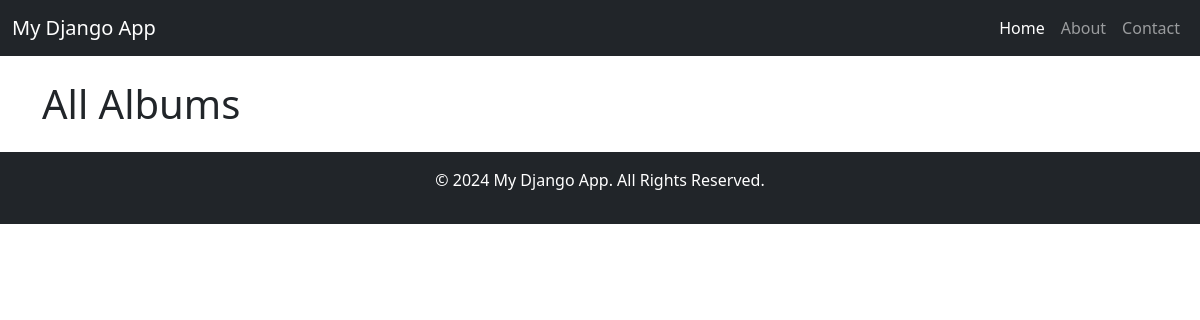
The page /songs/albums/ on the database as committed earlier.
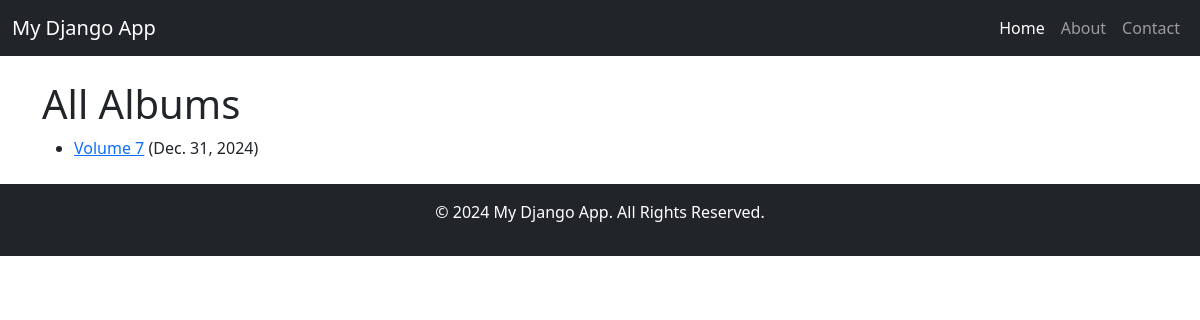
The same page on the database as committed later.
### songs/models.py (models this page shows)
class Album(models.Model):
    title = models.CharField(max_length=100)
    release_date = models.DateField()
    cover_image = models.ImageField(upload_to='albums/covers/')

### songs/views.py (the view)
# urls.py: path('albums/', views.album_list, name='album_list'),
def album_list(request):
    albums = Album.objects.all()
    return render(request, 'songs/album_list.html', {'albums': albums})

### songs/templates/songs/album_list.html
{% extends 'base.html' %}
{% block content %}
<h1>All Albums</h1>
<ul>
    {% for album in albums %}
        <li>
            <a href="{% url 'album_detail' album.id %}">{{ album.title }}</a> ({{ album.release_date }})
        </li>
    {% endfor %}
</ul>
{% endblock %}

Rows that differ between the two databases and show on the page:
added Album: title "Volume 7", release_date "Dec. 31, 2024"
